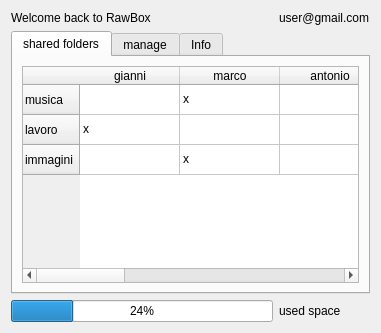
<?xml version="1.0" encoding="UTF-8"?>
<ui version="4.0">
 <class>Dialog</class>
 <widget class="QDialog" name="Dialog">
  <property name="geometry">
   <rect>
    <x>0</x>
    <y>0</y>
    <width>348</width>
    <height>307</height>
   </rect>
  </property>
  <property name="windowTitle">
   <string>RawBox</string>
  </property>
  <layout class="QGridLayout" name="gridLayout_2">
   <item row="2" column="1">
    <widget class="QLabel" name="label_5">
     <property name="text">
      <string>used space</string>
     </property>
    </widget>
   </item>
   <item row="0" column="1">
    <widget class="QLabel" name="label_2">
     <property name="text">
      <string>user@gmail.com</string>
     </property>
    </widget>
   </item>
   <item row="0" column="0">
    <widget class="QLabel" name="label">
     <property name="text">
      <string>Welcome back to RawBox</string>
     </property>
    </widget>
   </item>
   <item row="2" column="0">
    <widget class="QProgressBar" name="progressBar">
     <property name="value">
      <number>24</number>
     </property>
    </widget>
   </item>
   <item row="1" column="0" colspan="2">
    <widget class="QTabWidget" name="tabWidget">
     <property name="currentIndex">
      <number>0</number>
     </property>
     <widget class="QWidget" name="tab_2">
      <attribute name="title">
       <string>shared folders</string>
      </attribute>
      <layout class="QGridLayout" name="gridLayout_3">
       <item row="0" column="0">
        <widget class="QTableWidget" name="tableWidget">
         <row>
          <property name="text">
           <string>musica</string>
          </property>
         </row>
         <row>
          <property name="text">
           <string>lavoro</string>
          </property>
         </row>
         <row>
          <property name="text">
           <string>immagini</string>
          </property>
         </row>
         <column>
          <property name="text">
           <string>gianni</string>
          </property>
         </column>
         <column>
          <property name="text">
           <string>marco</string>
          </property>
         </column>
         <column>
          <property name="text">
           <string>antonio</string>
          </property>
         </column>
         <column>
          <property name="text">
           <string>luigi</string>
          </property>
         </column>
         <column>
          <property name="text">
           <string>luigi lavoro+</string>
          </property>
         </column>
         <column>
          <property name="text">
           <string>New Column</string>
          </property>
         </column>
         <column>
          <property name="text">
           <string>mia mamma</string>
          </property>
         </column>
         <item row="0" column="0">
          <property name="text">
           <string/>
          </property>
         </item>
         <item row="0" column="1">
          <property name="text">
           <string>x</string>
          </property>
         </item>
         <item row="0" column="3">
          <property name="text">
           <string>x</string>
          </property>
         </item>
         <item row="0" column="6">
          <property name="text">
           <string>x</string>
          </property>
         </item>
         <item row="1" column="0">
          <property name="text">
           <string>x</string>
          </property>
         </item>
         <item row="1" column="4">
          <property name="text">
           <string>x</string>
          </property>
         </item>
         <item row="1" column="6">
          <property name="text">
           <string/>
          </property>
         </item>
         <item row="2" column="1">
          <property name="text">
           <string>x</string>
          </property>
         </item>
         <item row="2" column="5">
          <property name="text">
           <string>x</string>
          </property>
         </item>
        </widget>
       </item>
      </layout>
     </widget>
     <widget class="QWidget" name="tab">
      <attribute name="title">
       <string>manage</string>
      </attribute>
      <layout class="QGridLayout" name="gridLayout_4">
       <item row="4" column="0">
        <widget class="QLabel" name="label_9">
         <property name="text">
          <string>repeat password</string>
         </property>
        </widget>
       </item>
       <item row="0" column="0" colspan="2">
        <widget class="QGroupBox" name="groupBox">
         <property name="title">
          <string>your account</string>
         </property>
         <layout class="QGridLayout" name="gridLayout">
          <item row="0" column="0">
           <widget class="QLabel" name="label_7">
            <property name="text">
             <string>Username:  user@gmail.com</string>
            </property>
           </widget>
          </item>
          <item row="1" column="0">
           <widget class="QLabel" name="label_8">
            <property name="text">
             <string>Password: ************</string>
            </property>
           </widget>
          </item>
         </layout>
        </widget>
       </item>
       <item row="4" column="1">
        <widget class="QLineEdit" name="lineEdit_4"/>
       </item>
       <item row="2" column="0">
        <widget class="QLabel" name="label_4">
         <property name="text">
          <string>hold password</string>
         </property>
        </widget>
       </item>
       <item row="3" column="0">
        <widget class="QLabel" name="label_6">
         <property name="text">
          <string>new password</string>
         </property>
        </widget>
       </item>
       <item row="1" column="0">
        <widget class="QLabel" name="label_3">
         <property name="text">
          <string>email</string>
         </property>
        </widget>
       </item>
       <item row="3" column="1">
        <widget class="QLineEdit" name="lineEdit_3"/>
       </item>
       <item row="1" column="1">
        <widget class="QLineEdit" name="lineEdit"/>
       </item>
       <item row="2" column="1">
        <widget class="QLineEdit" name="lineEdit_2"/>
       </item>
       <item row="5" column="1">
        <widget class="QPushButton" name="pushButton">
         <property name="text">
          <string>Confirm</string>
         </property>
        </widget>
       </item>
      </layout>
     </widget>
     <widget class="QWidget" name="tab_3">
      <attribute name="title">
       <string>Info</string>
      </attribute>
      <layout class="QGridLayout" name="gridLayout_5">
       <item row="2" column="0">
        <widget class="QLabel" name="label_11">
         <property name="text">
          <string>Last server syncronization</string>
         </property>
        </widget>
       </item>
       <item row="2" column="1">
        <widget class="QDateTimeEdit" name="dateTimeEdit">
         <property name="readOnly">
          <bool>true</bool>
         </property>
        </widget>
       </item>
       <item row="1" column="0">
        <widget class="QLabel" name="label_10">
         <property name="text">
          <string>Information repetition in your folder</string>
         </property>
        </widget>
       </item>
       <item row="1" column="1">
        <widget class="QProgressBar" name="progressBar_2">
         <property name="value">
          <number>24</number>
         </property>
        </widget>
       </item>
       <item row="0" column="0">
        <widget class="QLabel" name="label_12">
         <property name="text">
          <string>Current Folder</string>
         </property>
        </widget>
       </item>
       <item row="0" column="1">
        <widget class="QLineEdit" name="lineEdit_5">
         <property name="text">
          <string>/example/folder</string>
         </property>
         <property name="readOnly">
          <bool>true</bool>
         </property>
        </widget>
       </item>
      </layout>
     </widget>
    </widget>
   </item>
  </layout>
 </widget>
 <resources/>
 <connections/>
</ui>
